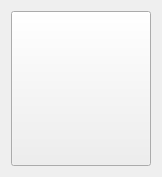
<?xml version="1.0" encoding="UTF-8"?>
<ui version="4.0">
 <class>GifDialog</class>
 <widget class="QDialog" name="GifDialog">
  <property name="geometry">
   <rect>
    <x>0</x>
    <y>0</y>
    <width>158</width>
    <height>173</height>
   </rect>
  </property>
  <property name="sizePolicy">
   <sizepolicy hsizetype="Preferred" vsizetype="Preferred">
    <horstretch>0</horstretch>
    <verstretch>0</verstretch>
   </sizepolicy>
  </property>
  <property name="minimumSize">
   <size>
    <width>0</width>
    <height>0</height>
   </size>
  </property>
  <property name="windowTitle">
   <string>Dialog</string>
  </property>
  <layout class="QGridLayout" name="gridLayout">
   <item row="0" column="0">
    <widget class="QToolButton" name="toolButton">
     <property name="sizePolicy">
      <sizepolicy hsizetype="Expanding" vsizetype="Expanding">
       <horstretch>0</horstretch>
       <verstretch>0</verstretch>
      </sizepolicy>
     </property>
     <property name="minimumSize">
      <size>
       <width>140</width>
       <height>155</height>
      </size>
     </property>
     <property name="styleSheet">
      <string notr="true"/>
     </property>
     <property name="text">
      <string/>
     </property>
    </widget>
   </item>
  </layout>
 </widget>
 <resources/>
 <connections/>
</ui>
